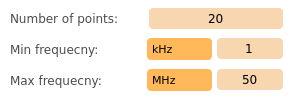
          <widget class="QFrame" name="verticalFrame">
           <property name="styleSheet">
            <string notr="true">background-color: rgb(255, 255, 255);
border-radius: 4px;</string>
           </property>
           <layout class="QVBoxLayout" name="verticalLayout_7" stretch="1,0,1">
            <property name="leftMargin">
             <number>5</number>
            </property>
            <property name="topMargin">
             <number>5</number>
            </property>
            <property name="rightMargin">
             <number>5</number>
            </property>
            <property name="bottomMargin">
             <number>5</number>
            </property>
            <item>
             <layout class="QHBoxLayout" name="horizontalLayout_11" stretch="1,1">
              <property name="spacing">
               <number>5</number>
              </property>
              <property name="leftMargin">
               <number>5</number>
              </property>
              <property name="rightMargin">
               <number>5</number>
              </property>
              <item>
               <widget class="QLabel" name="static_odsc_label_07">
                <property name="font">
                 <font>
                  <family>Verdana</family>
                  <pointsize>9</pointsize>
                  <weight>50</weight>
                  <italic>false</italic>
                  <bold>false</bold>
                 </font>
                </property>
                <property name="styleSheet">
                 <string notr="true">color: rgb(75, 75, 75);</string>
                </property>
                <property name="text">
                 <string>Number of points:</string>
                </property>
               </widget>
              </item>
              <item>
               <widget class="QLineEdit" name="pyqt5_dynamic_odsc_entry_points_no">
                <property name="enabled">
                 <bool>true</bool>
                </property>
                <property name="minimumSize">
                 <size>
                  <width>41</width>
                  <height>21</height>
                 </size>
                </property>
                <property name="font">
                 <font>
                  <family>Verdana</family>
                 </font>
                </property>
                <property name="styleSheet">
                 <string notr="true">border-radius: 4px;
padding: 1px;
background-color: rgb(248,214,176);
</string>
                </property>
                <property name="text">
                 <string>20</string>
                </property>
                <property name="alignment">
                 <set>Qt::AlignCenter</set>
                </property>
               </widget>
              </item>
             </layout>
            </item>
            <item>
             <layout class="QHBoxLayout" name="horizontalLayout_9" stretch="2,1,1">
              <property name="spacing">
               <number>5</number>
              </property>
              <property name="leftMargin">
               <number>5</number>
              </property>
              <property name="rightMargin">
               <number>5</number>
              </property>
              <item>
               <widget class="QLabel" name="static_odsc_label_8">
                <property name="sizePolicy">
                 <sizepolicy hsizetype="Preferred" vsizetype="Preferred">
                  <horstretch>0</horstretch>
                  <verstretch>0</verstretch>
                 </sizepolicy>
                </property>
                <property name="font">
                 <font>
                  <family>Verdana</family>
                  <pointsize>9</pointsize>
                  <weight>50</weight>
                  <italic>false</italic>
                  <bold>false</bold>
                 </font>
                </property>
                <property name="styleSheet">
                 <string notr="true">color: rgb(75, 75, 75);</string>
                </property>
                <property name="text">
                 <string>Min frequecny: </string>
                </property>
               </widget>
              </item>
              <item>
               <widget class="QComboBox" name="pyqt5_dynamic_odsc_combo_min_frequency">
                <property name="minimumSize">
                 <size>
                  <width>0</width>
                  <height>22</height>
                 </size>
                </property>
                <property name="font">
                 <font>
                  <family>Verdana</family>
                  <pointsize>8</pointsize>
                 </font>
                </property>
                <property name="styleSheet">
                 <string notr="true">QComboBox
{
border-radius: 4px;
padding-left: 5px;
background-color: rgb(255, 184, 90);
}

QComboBox:hover
{
background-color: rgb(248,214,176);
}

QComboBox::drop-down{
background-color: transparent;
border-radius: 4px;
}

QComboBox::drop-down:hover{
background-color: transparent;
}

QComboBox::down-arrow
{
image: url(:/ui/qt/resources/dropdown/dropdown_arrow.png);
margin-right: 5px;
}

QComboBox QListView {
background-color: rgb(255, 184, 90);
padding:4px;
}

QComboBox QListView::item {
padding:15px;
}

</string>
                </property>
                <property name="editable">
                 <bool>false</bool>
                </property>
                <property name="currentIndex">
                 <number>1</number>
                </property>
                <property name="frame">
                 <bool>true</bool>
                </property>
                <item>
                 <property name="text">
                  <string>Hz</string>
                 </property>
                </item>
                <item>
                 <property name="text">
                  <string>kHz</string>
                 </property>
                </item>
                <item>
                 <property name="text">
                  <string>MHz</string>
                 </property>
                </item>
               </widget>
              </item>
              <item>
               <widget class="QLineEdit" name="pyqt5_dynamic_odsc_entry_min_frequency">
                <property name="enabled">
                 <bool>true</bool>
                </property>
                <property name="sizePolicy">
                 <sizepolicy hsizetype="Expanding" vsizetype="Fixed">
                  <horstretch>0</horstretch>
                  <verstretch>0</verstretch>
                 </sizepolicy>
                </property>
                <property name="minimumSize">
                 <size>
                  <width>41</width>
                  <height>21</height>
                 </size>
                </property>
                <property name="maximumSize">
                 <size>
                  <width>16777215</width>
                  <height>16777215</height>
                 </size>
                </property>
                <property name="font">
                 <font>
                  <family>Verdana</family>
                 </font>
                </property>
                <property name="styleSheet">
                 <string notr="true">border-radius: 4px;
padding: 1px;
background-color: rgb(248,214,176);
</string>
                </property>
                <property name="text">
                 <string>1</string>
                </property>
                <property name="echoMode">
                 <enum>QLineEdit::Normal</enum>
                </property>
                <property name="alignment">
                 <set>Qt::AlignCenter</set>
                </property>
               </widget>
              </item>
             </layout>
            </item>
            <item>
             <layout class="QHBoxLayout" name="horizontalLayout_8" stretch="2,1,1">
              <property name="spacing">
               <number>5</number>
              </property>
              <property name="leftMargin">
               <number>5</number>
              </property>
              <property name="rightMargin">
               <number>5</number>
              </property>
              <item>
               <widget class="QLabel" name="static_odsc_label_5">
                <property name="sizePolicy">
                 <sizepolicy hsizetype="Preferred" vsizetype="Preferred">
                  <horstretch>0</horstretch>
                  <verstretch>0</verstretch>
                 </sizepolicy>
                </property>
                <property name="font">
                 <font>
                  <family>Verdana</family>
                  <pointsize>9</pointsize>
                  <weight>50</weight>
                  <italic>false</italic>
                  <bold>false</bold>
                 </font>
                </property>
                <property name="styleSheet">
                 <string notr="true">color: rgb(75, 75, 75);</string>
                </property>
                <property name="text">
                 <string>Max frequecny:</string>
                </property>
               </widget>
              </item>
              <item>
               <widget class="QComboBox" name="pyqt5_dynamic_odsc_combo_max_frequency">
                <property name="minimumSize">
                 <size>
                  <width>0</width>
                  <height>22</height>
                 </size>
                </property>
                <property name="font">
                 <font>
                  <family>Verdana</family>
                  <pointsize>8</pointsize>
                 </font>
                </property>
                <property name="styleSheet">
                 <string notr="true">QComboBox
{
border-radius: 4px;
padding-left: 5px;
background-color: rgb(255, 184, 90);
}

QComboBox:hover
{
background-color: rgb(248,214,176);
}

QComboBox::drop-down{
background-color: transparent;
border-radius: 4px;
}

QComboBox::drop-down:hover{
background-color: transparent;
}

QComboBox::down-arrow
{
image: url(:/ui/qt/resources/dropdown/dropdown_arrow.png);
margin-right: 5px;
}

QComboBox QListView {
background-color: rgb(255, 184, 90);
padding:4px;
}

QComboBox QListView::item {
padding:15px;
}

</string>
                </property>
                <property name="editable">
                 <bool>false</bool>
                </property>
                <property name="currentIndex">
                 <number>2</number>
                </property>
                <property name="frame">
                 <bool>true</bool>
                </property>
                <item>
                 <property name="text">
                  <string>Hz</string>
                 </property>
                </item>
                <item>
                 <property name="text">
                  <string>kHz</string>
                 </property>
                </item>
                <item>
                 <property name="text">
                  <string>MHz</string>
                 </property>
                </item>
               </widget>
              </item>
              <item>
               <widget class="QLineEdit" name="pyqt5_dynamic_odsc_entry_max_frequency">
                <property name="enabled">
                 <bool>true</bool>
                </property>
                <property name="sizePolicy">
                 <sizepolicy hsizetype="Expanding" vsizetype="Fixed">
                  <horstretch>0</horstretch>
                  <verstretch>0</verstretch>
                 </sizepolicy>
                </property>
                <property name="minimumSize">
                 <size>
                  <width>41</width>
                  <height>21</height>
                 </size>
                </property>
                <property name="maximumSize">
                 <size>
                  <width>16777215</width>
                  <height>16777215</height>
                 </size>
                </property>
                <property name="font">
                 <font>
                  <family>Verdana</family>
                 </font>
                </property>
                <property name="styleSheet">
                 <string notr="true">border-radius: 4px;
padding: 1px;
background-color: rgb(248,214,176);
</string>
                </property>
                <property name="text">
                 <string>50</string>
                </property>
                <property name="echoMode">
                 <enum>QLineEdit::Normal</enum>
                </property>
                <property name="alignment">
                 <set>Qt::AlignCenter</set>
                </property>
               </widget>
              </item>
             </layout>
            </item>
           </layout>
          </widget>
